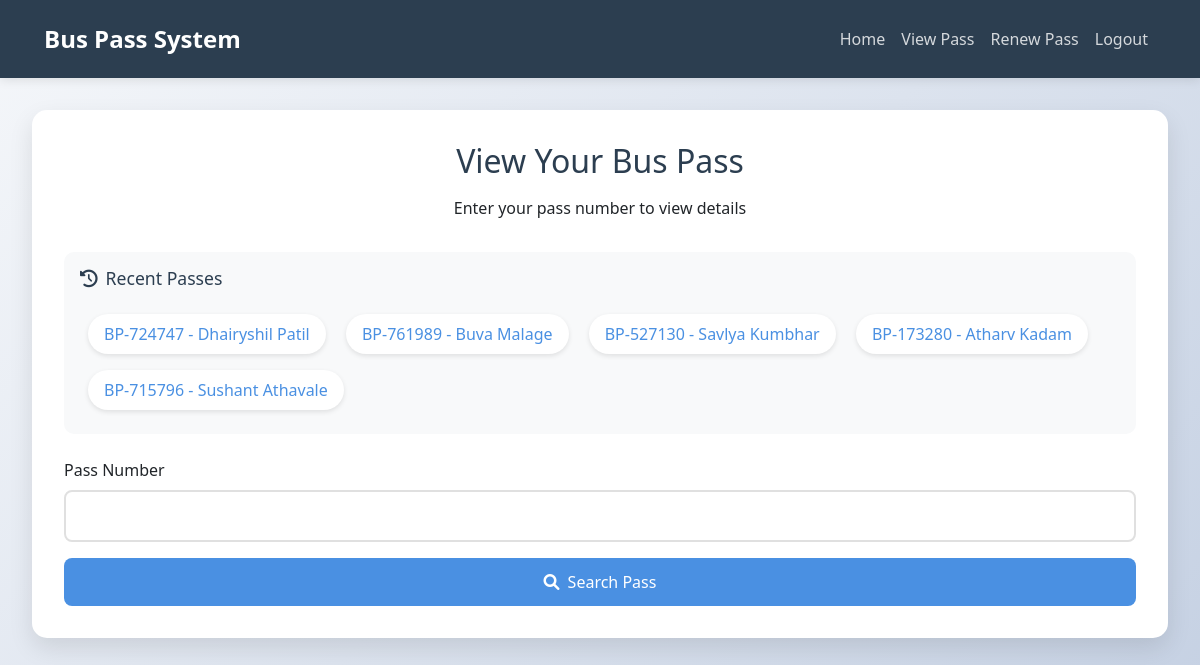
Before: /view_pass (signed in) with the older database file.
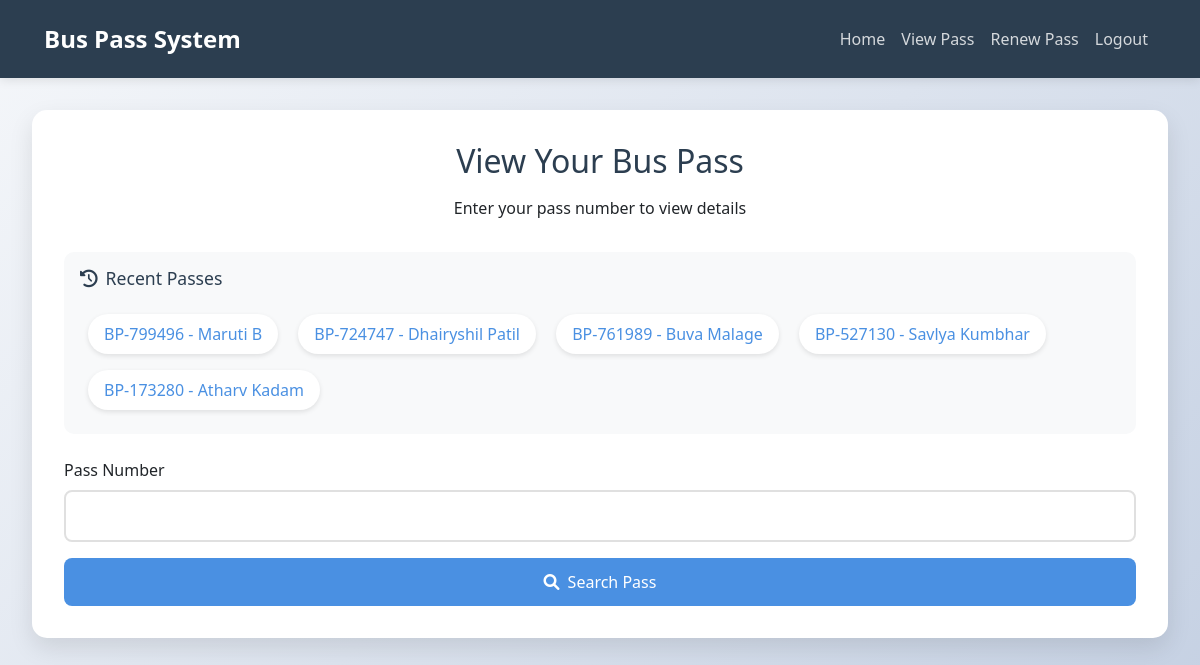
After: the same page with the newer database file.
### tables this page shows
CREATE TABLE bus_passes (
            id INTEGER PRIMARY KEY AUTOINCREMENT,
            name TEXT NOT NULL,
            email TEXT NOT NULL,
            age INTEGER NOT NULL,
            pass_number TEXT NOT NULL UNIQUE,
            valid_until DATE NOT NULL,
            mobile_no TEXT NOT NULL,
            district TEXT NOT NULL,
            photo_data TEXT,  -- Store base64 image data
            qr_code TEXT,
            created_at TIMESTAMP DEFAULT CURRENT_TIMESTAMP
        );

### Pass.py (the view, shortened to what this page needs)
@app.route('/view_pass', methods=['GET', 'POST'])
@login_required
def view_pass():
    if request.method == 'POST':
        pass_number = request.form.get('pass_number')
    else:
        pass_number = request.args.get('pass_number')
    print(f"Received pass number: {pass_number}")  # Debug log
    try:
        conn = get_db_connection()
        cursor = conn.cursor()
        cursor.execute('''
            SELECT pass_number, name
            FROM bus_passes
            ORDER BY created_at DESC
            LIMIT 5
        ''')
        recent_passes = cursor.fetchall()
        pass_details = None
        print(f"Rendering template with pass_details: {pass_details}")  # Debug log
        return render_template('view_pass.html',
                            pass_details=pass_details,
                            recent_passes=recent_passes)
    finally:
        if conn:
            conn.close()

### Pass.py (called while the page is built)
def login_required(f):
    @wraps(f)
    def decorated_function(*args, **kwargs):
        if 'user_id' not in session:
            flash('Please login to access this page', 'error')
            return redirect(url_for('login'))
        return f(*args, **kwargs)
    return decorated_function

### templates/view_pass.html (shortened to what this page needs)
<!DOCTYPE html>
<html lang="en">
<head>
    <link href="https://cdn.jsdelivr.net/npm/bootstrap@5.3.0/dist/css/bootstrap.min.css" rel="stylesheet">
    <link href="https://cdnjs.cloudflare.com/ajax/libs/font-awesome/6.0.0/css/all.min.css" rel="stylesheet">
</head>
<body>
    <nav class="navbar navbar-expand-lg navbar-dark">
        <div class="container">
            <a class="navbar-brand" href="{{ url_for('index') }}">Bus Pass System</a>
            <div class="collapse navbar-collapse" id="navbarNav">
                <ul class="navbar-nav ms-auto">
                    <li class="nav-item">
                        <a class="nav-link" href="{{ url_for('index') }}">Home</a>
                    </li>
                    {% if session.get('user_id') %}
                        <li class="nav-item">
                            <a class="nav-link" href="{{ url_for('view_pass') }}">View Pass</a>
                        </li>
                        <li class="nav-item">
                            <a class="nav-link" href="{{ url_for('renew') }}">Renew Pass</a>
                        </li>
                        <li class="nav-item">
                            <a class="nav-link" href="{{ url_for('logout') }}">Logout</a>
                        </li>
                    {% endif %}
                </ul>
            </div>
        </div>
    </nav>
    <div class="main-content">
        <div class="search-container">
            <div class="search-header">
                <h2>View Your Bus Pass</h2>
                <p>Enter your pass number to view details</p>
            </div>
            {% if recent_passes %}
            <div class="recent-passes">
                <h4><i class="fas fa-history me-2"></i>Recent Passes</h4>
                <div>
                    {% for pass in recent_passes %}
                    <div class="recent-pass-item">
                        <a href="{{ url_for('view_pass', pass_number=pass['pass_number']) }}"
                           data-pass-number="{{ pass['pass_number'] }}"
                           data-pass-name="{{ pass['name'] }}">
                            {{ pass['pass_number'] }} - {{ pass['name'] }}
                        </a>
                    </div>
                    {% endfor %}
                </div>
            </div>
            {% endif %}
            <form method="GET" action="{{ url_for('view_pass') }}" class="search-form">
                <div class="mb-3">
                    <label for="pass_number" class="form-label">Pass Number</label>
                    <input type="text" class="form-control" id="pass_number" name="pass_number" required>
                </div>
                <div class="d-grid">
                    <button type="submit" class="btn btn-primary">
                        <i class="fas fa-search me-2"></i>Search Pass
                    </button>
                </div>
            </form>
        </div>
    </div>
</body>
</html>

### templates/view_pass.html (style rules this page uses)
:root { --primary-color: #4a90e2; --secondary-color: #2c3e50; --accent-color: #e74c3c; --success-color: #2ecc71; --info-color: #3498db; }
body { background: linear-gradient(135deg, #f5f7fa 0%, #c3cfe2 100%); min-height: 100vh; font-family: 'Segoe UI', Tahoma, Geneva, Verdana, sans-serif; }
.navbar { background: var(--secondary-color); padding: 1rem 2rem; box-shadow: 0 2px 10px rgba(0,0,0,0.1); }
.navbar-brand { color: white !important; font-size: 1.5rem; font-weight: bold; }
.nav-link { color: rgba(255,255,255,0.8) !important; transition: color 0.3s ease; }
.main-content { padding: 2rem; max-width: 1200px; margin: 0 auto; }
.search-container { background: white; padding: 2rem; border-radius: 15px; box-shadow: 0 10px 25px rgba(0, 0, 0, 0.1); margin-bottom: 2rem; animation: fadeIn 0.5s ease-out; }
.search-header { text-align: center; margin-bottom: 2rem; }
.search-header h2 { color: var(--secondary-color); margin-bottom: 1rem; }
.recent-passes { background: #f8f9fa; padding: 1rem; border-radius: 10px; margin-bottom: 1.5rem; }
.recent-passes h4 { color: var(--secondary-color); margin-bottom: 1rem; font-size: 1.1rem; }
.recent-pass-item { display: inline-block; margin: 0.5rem; padding: 0.5rem 1rem; background: white; border-radius: 20px; box-shadow: 0 2px 5px rgba(0,0,0,0.1); transition: all 0.3s ease; cursor: pointer; }
.recent-pass-item a { color: var(--primary-color); text-decoration: none; }
.form-control { border: 2px solid #e0e0e0; border-radius: 8px; padding: 12px; transition: all 0.3s ease; }
.btn-primary { background: var(--primary-color); border: none; padding: 12px 24px; border-radius: 8px; transition: all 0.3s ease; }

Changed rows visible on the page:
no longer on this page (row unchanged): bus_passes: pass_number "BP-715796", name "Sushant Athavale"
added bus_passes: pass_number "BP-799496", name "Maruti B"
